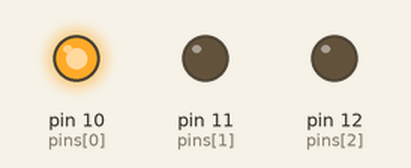
This sketch was run on a simulated Arduino Uno, built with avr-gcc and run on an emulated ATmega328P. On the bench: output pins drawn as LEDs (lit = HIGH).

Above: at 0.05 s.
At 1.05 s:
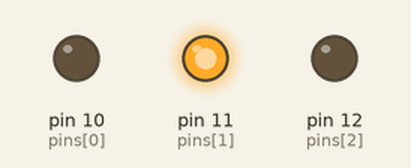
At 2.05 s:
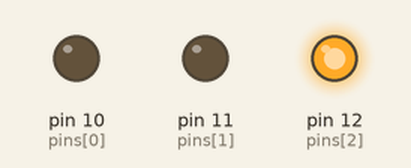
At 4.05 s:
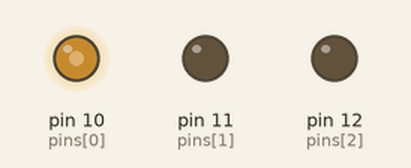
At 6.0 s:
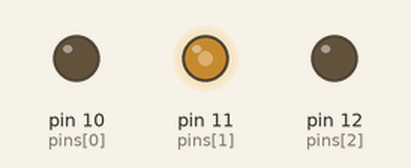
At 8.0 s:
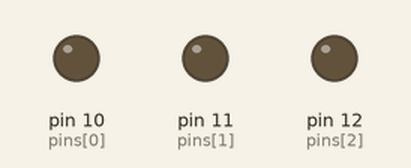
Timing chart, 0 to 10.4 s (numbered marks = the images above):
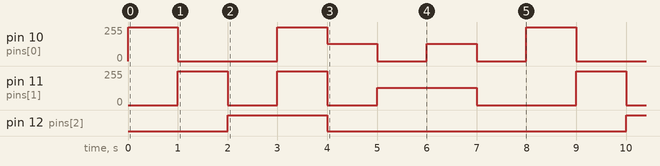

The sketch:

rgb.ino
```cpp
int pins [] = { 10, 11, 12 };

void setup() {
  pinMode(pins[0], OUTPUT);
  pinMode(pins[1], OUTPUT);
  pinMode(pins[2], OUTPUT);
}

void loop() {

  RGB_output(255, 0, 0);  //red color

  delay(1000);

  RGB_output(0, 255, 0);  //lime color

  delay(1000);

  RGB_output(0, 0, 255);  //blue color

  delay(1000);

  RGB_output(255, 255, 255);  //white color

  delay(1000);

  RGB_output(128, 0, 0);  //maroon color

  delay(1000);

  RGB_output(0, 128, 0);  //green color

  delay(1000);

  RGB_output(128, 128, 0);  //olive

  delay(1000);

  RGB_output(0, 0, 0);  //black color

  delay(1000);
}

void RGB_output(int redLight, int greenLight, int blueLight)

{
  analogWrite(pins[0], redLight);
  analogWrite(pins[1], greenLight);
  analogWrite(pins[2], blueLight);
}
```

Measured:
- by itself, pin 10 (pins[0]): repeats every 8.0 s: 0/255 2.0 s, 255/255 1.0 s, 2 × (128/255 1.0 s, 0/255 1.0 s), 255/255 1.0 s
- by itself, pin 11 (pins[1]): repeats every 8.0 s: 0/255 1.0 s, 255/255 1.0 s, 0/255 1.0 s, 128/255 2.0 s, 0/255 2.0 s, 255/255 1.0 s
- by itself, pin 12 (pins[2]): alternates HIGH for 2.0 s and LOW for 6.0 s
